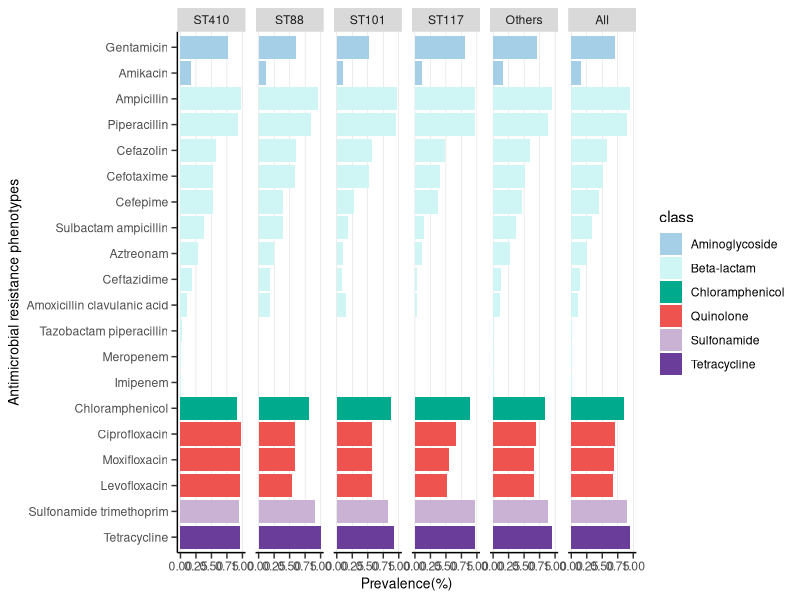
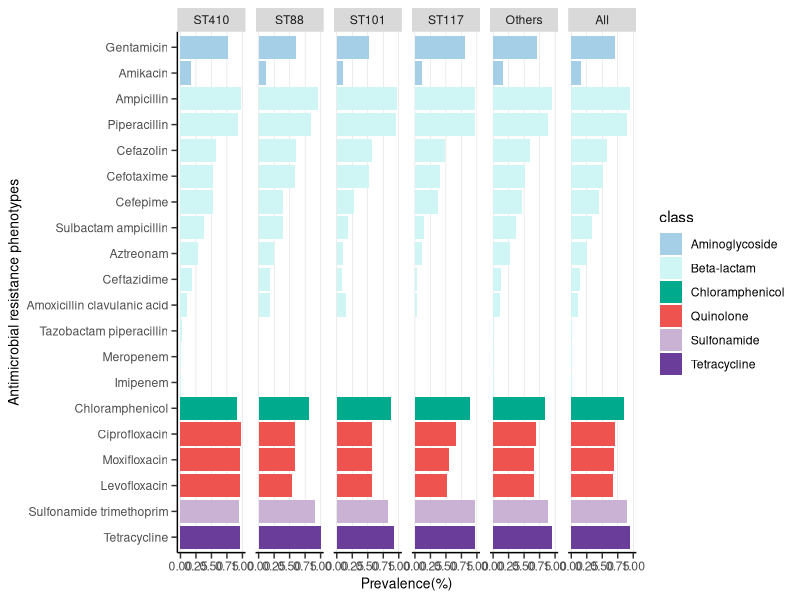

These charts were generated, in order, by the following R code:
library(ggplot2)
library(reshape2)
frame=read.csv("AR_profile_all_bar.csv",header=T)
sample=c("drug","class","short")
mydata<-melt(frame,id.vars=sample,variable.name="ST",value.name="prevalence")
mydata$drug <- factor(mydata$drug,levels = c("Tetracycline","Sulfonamide trimethoprim","Levofloxacin","Moxifloxacin","Ciprofloxacin","Chloramphenicol","Imipenem","Meropenem","Tazobactam piperacillin","Amoxicillin clavulanic acid","Ceftazidime","Aztreonam","Sulbactam ampicillin","Cefepime","Cefotaxime","Cefazolin","Piperacillin","Ampicillin","Amikacin","Gentamicin"))

ggplot(mydata,aes(x=drug,y=prevalence,fill=class))+ 
  geom_bar(stat="identity") +  
  scale_fill_manual(values=c("#a4cfe6", "#cff5f5", "#00aa8c", "#ef5350", "#cab2d5", "#6a3d9b")) +
  coord_flip() + facet_wrap(~ST,nrow=1) + labs(x="Antimicrobial resistance phenotypes",y="Prevalence(%)") + 
  theme(axis.title=element_text(size=10),axis.ticks.length=unit(0.15,'cm'),panel.grid.major.x = element_line(size=0.1,color = "gray"),
        panel.background = element_blank(),axis.line = element_line(color = "black"),panel.spacing.x=unit(0.5, "lines"))
ggsave("ARP_lineage_drug.pdf", width = 26,height = 8,scale = 1,limitsize = FALSE)
